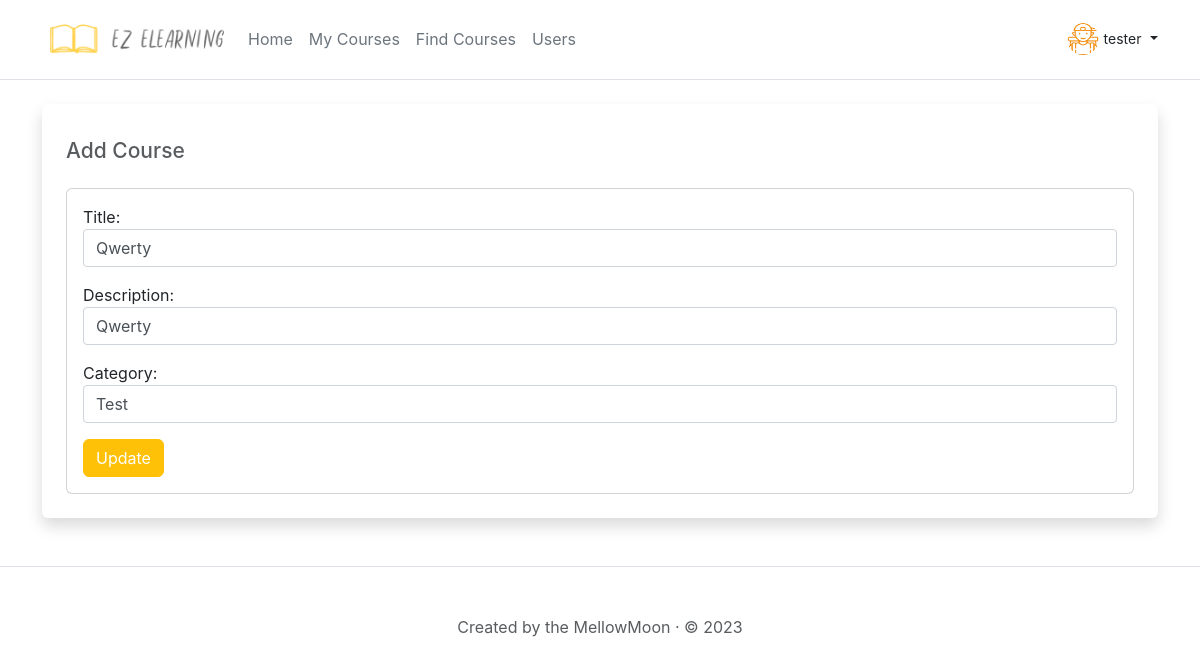
Screenshot of /course/1/update/ (signed in) with the database file from the repository.
### eLearning_api/models.py (models this page shows, shortened)
class UserProfile(models.Model):
    profile_id = models.AutoField(primary_key=True)
    created_by = models.ForeignKey(User, on_delete=models.CASCADE)
    created_date = models.DateTimeField(auto_now_add=True)
    status = models.IntegerField(choices=Status.choices(), default=Status.Active)
    dob = models.DateField(default=None, blank=True, null=True)
    occupation = models.CharField(max_length=50, blank=True)
    location = models.CharField(max_length=255, blank=True)
    profile_picture = models.ImageField(upload_to='images/', blank=True)

class Course(models.Model):
    course_id = models.AutoField(primary_key=True)
    created_date = models.DateTimeField(auto_now_add=True)
    created_by = models.ForeignKey(User, on_delete=models.CASCADE)
    modified_date = models.DateTimeField(null=True)
    status = models.IntegerField(choices=Status.choices(), default=Status.Active)
    title = models.CharField(max_length=255, blank=False)
    description = models.CharField(max_length=255, blank=True)
    category = models.CharField(max_length=255, blank=False)
    due_date = models.DateTimeField(null=True)

### eLearning_web_app/views.py (the view)
# urls.py: path("course/<int:course_id>/update/", views.update_course, name="updatecourse"),
def update_course(request, course_id=0):
    if course_id == 0:
        return render(request, 'error.html', {'type': 'permissiondenied', 'message': 'Could not find course'})
    course = Course.objects.get(course_id=course_id)
    if not course:
        return render(request, 'error.html', {'type': 'permissiondenied', 'message': 'Could not find course'})
    current_user = request.user
    if current_user != course.created_by:
        return render(request, 'error.html', {'type': 'permissiondenied', 'message': 'You do not have permission to view this page'})
    errors = False
    user_profile = UserProfile.objects.get(created_by=current_user)
    owner_user_profile = UserProfile.objects.get(created_by=current_user)
    current_is_teacher = False
    if current_user.groups.filter(name='Teacher').exists():
        current_is_teacher = True
    form = NewCourseForm()
    if request.method == 'POST':
        if request.POST['title'] == '':
            errors = True
        if request.POST['category'] == '':
            errors = True
        if not errors:
            course.title = request.POST['title']
            course.description = request.POST['description']
            course.category = request.POST['category']
            course.save()
            return HttpResponseRedirect('/course/'+str(course.course_id))
        else:
            return render(request, 'course_add_update.html', {'user': current_user, 'user_profile': user_profile,'owner_user_profile':owner_user_profile,
                                                                'current_user':current_user,'current_is_teacher':current_is_teacher,'owner_user_profile':user_profile,'current_user_profile':user_profile,'form_type':'update'})
    else:
        return render(request, 'course_add_update.html', {'form': form,'current_user':current_user,'user':current_user, 'title': course.title,
                                                          'description': course.description,'category':course.category,'due_date':course.due_date,
                                                          'current_is_teacher':current_is_teacher,'owner_user_profile':owner_user_profile,'errors':errors,
                                                          'form_type':'update','current_user_profile':user_profile})

### eLearning_web_app/forms.py
class NewCourseForm(forms.ModelForm):
    class Meta:
        model = Course
        fields = ['title', 'description', 'category','due_date']
        widgets = {
            'due_date': forms.DateTimeInput(
                attrs={'type': 'datetime-local', 'placeholder': '', 'class': 'form-control'}
            )
        }

### eLearning_web_app/templates/course_add_update.html (shortened to what this page needs)
{% extends 'base.html' %}
{% block content %}
{% if user.is_authenticated %}
<div class="my-4 p-4 bg-body rounded shadow">
  <h4></h4>  <h4><small class="text-body-secondary">Add Course</small></h4>
  <div class="col pt-3">
      <div class="card p-3">
        <form class="form-update-user-profile" method="post" enctype="multipart/form-data">
          <p>
            <label for="id_title">Title:</label>
            <input value="{{ title }}" type="text" name="title" maxlength="255" id="id_title">
          </p>
          <p>
            <label for="id_description">Description:</label>
            <input value="{{ description }}" type="text" name="description" maxlength="255" id="id_description">
          </p>
          <p>
            <label for="id_category">Category:</label>
            <input value="{{ category }}" type="text" name="category" maxlength="255" id="id_category">
          </p>
          {% if form_type == 'add' %}
          <button class="btn btn-warning" type="submit">Add</button>
          {% else %}
          <button class="btn btn-warning" type="submit">Update</button>
          {% endif %}
        </form>
  </div>
</div>
{% endif %}
{% endblock %}

### templates/base.html (shortened to what this page needs)
{% load static %}
<!DOCTYPE html>
<html lang="en" class="h-100">
  <head>
    <link
      href="https://cdn.jsdelivr.net/npm/bootstrap@5.3.0-alpha1/dist/css/bootstrap.min.css"
      rel="stylesheet"
    />
    <link rel="stylesheet" href="https://cdn.jsdelivr.net/npm/bootstrap-icons@1.10.5/font/bootstrap-icons.css">
    {% load static %}
    <link href="{% static 'css/custom.css' %}" rel="stylesheet" />
  </head>
  <body>
    <header class="p-3 mb-3 border-bottom">
      <div class="container">
        <div
          class="d-flex flex-wrap align-items-center justify-content-center justify-content-lg-start"
        >
          <a
            href="/"
            class="d-flex text-center align-items-center mb-2 mb-lg-0 text-dark text-decoration-none"
          >
            {% load static %}
            <img
              src="{% static 'images/logo.png' %}"
              alt="Logo"
              class="bi me-2"
              role="img"
              width="190px"
              aria-label="Bootstrap"
            />
          </a>
          <ul
            class="nav col-12 col-lg-auto me-lg-auto mb-2 justify-content-center mb-md-0"
          >
            {% if user.is_authenticated %}
            <li>
              <a href="/" class="nav-link px-2 link-secondary {% if page == 'home' %}active{% endif %}">Home</a>
            </li>
            <li>
              <a href="/my-courses" class="nav-link px-2 link-secondary  {% if page == 'myfriends' %}active{% endif %}">My Courses</a>
            </li>
            <li>
              <a href="/search-courses" class="nav-link px-2 link-secondary  {% if page == 'myfriends' %}active{% endif %}">Find Courses</a>
            </li>
            {% if current_is_teacher %}
            <li>
              <a href="/users" class="nav-link px-2 link-secondary  {% if page == 'myfriends' %}active{% endif %}">Users</a>
            </li>
            {% endif %}
            {% endif %}
          </ul>
          {% if user.is_authenticated %}
          <div class="dropdown text-end">
            <a
              href="#"
              class="d-block link-dark text-decoration-none dropdown-toggle"
              data-bs-toggle="dropdown"
              aria-expanded="false"
            >
              {% load static %}
              {% if current_user_profile.profile_picture %}
              <img
                alt="User"
                width="32"
                height="32"
                class="rounded-circle" src="{{current_user_profile.profile_picture.url}}" alt="">
              {% else %}
              {% load static %}
              {% endif %}
              <label style="font-size: 14px">{{ current_user.username }}</label>
            </a>
          </div>
          {% endif %}
        </div>
      </div>
    </header>
    <main class="container">
      <div class="rounded">{% block content %} {% endblock %}</div>
    </main>
    <footer class="pt-5 my-5 text-muted border-top text-center">
      Created by the MellowMoon · © 2023
    </footer>
  </body>
</html>

### static/css/custom.css (style rules this page uses)
:root { --Alice-Blue: #f0f7f9; --Sky-blue: #8ecae6; --Blue-Green: #219ebc; --Prussian-blue: #023047; --Selective-yellow: #ffb703; --UT-orange: #fb8500; --Fire-engine-red: #d62828; --Primary-theme-color:#E8352A; --Secondary-theme-color:#E8772E; --Top-Gradient: linear-gradient(0deg, var(--Alice-Blue), var(--Sky-blue), var(--Blue-Green), var(--Prussian-blue), var(--Selective-yellow), var(--UT-orange), var(--Fire-engine-red)); --Right-Gradient: linear-gradient(90deg, var(--Alice-Blue), var(--Sky-blue), var(--Blue-Green), var(--Prussian-blue), var(--Selective-yellow), var(--UT-orange), var(--Fire-engine-red)); --Bottom-Gradient: linear-gradient(180deg, var(--Alice-Blue), var(--Sky-blue), var(--Blue-Green), var(--Prussian-blue), var(--Selective-yellow), var(--UT-orange), var(--Fire-engine-red)); --Left-Gradient: linear-gradient(270deg, var(--Alice-Blue), var(--Sky-blue), var(--Blue-Green), var(--Prussian-blue), var(--Selective-yellow), var(--UT-orange), var(--Fire-engine-red)); --Top-Right-Gradient: linear-gradient(45deg, var(--Alice-Blue), var(--Sky-blue), var(--Blue-Green), var(--Prussian-blue), var(--Selective-yellow), var(--UT-orange), var(--Fire-engine-red)); --Bottom-Right-Gradient: linear-gradient(135deg, var(--Alice-Blue), var(--Sky-blue), var(--Blue-Green), var(--Prussian-blue), var(--Selective-yellow), var(--UT-orange), var(--Fire-engine-red)); --Top-Left-Gradient: linear-gradient(225deg, var(--Alice-Blue), var(--Sky-blue), var(--Blue-Green), var(--Prussian-blue), var(--Selective-yellow), var(--UT-orange), var(--Fire-engine-red)); --Bottom-Left-Gradient: linear-gradient(315deg, var(--Alice-Blue), var(--Sky-blue), var(--Blue-Green), var(--Prussian-blue), var(--Selective-yellow), var(--UT-orange), var(--Fire-engine-red)); --Radial-Gradient: radial-gradient(var(--Alice-Blue), var(--Sky-blue), var(--Blue-Green), var(--Prussian-blue), var(--Selective-yellow), var(--UT-orange), var(--Fire-engine-red)); }
body { font-family: -apple-system,BlinkMacSystemFont,"Segoe UI",Roboto,"Helvetica Neue",Arial,sans-serif,"Apple Color Emoji","Segoe UI Emoji","Segoe UI Symbol", 'Playfair Display', serif; }
.btn-warning { color:white !important; }
.form-update-user-profile input[type=text],input[type=password] { display: block; width: 100%; padding: 0.375rem 0.75rem; font-size: 1rem; font-weight: 400; line-height: 1.5; color: #495057; background-color: #fff; background-clip: padding-box; border: 1px solid #ced4da; border-radius: 0.25rem; transition: border-color .15s ease-in-out,box-shadow .15s ease-in-out; margin-bottom: 10px; }

### rows the page displays
UserProfile: profile_picture (picture)
Course: title "Qwerty", description "Qwerty", category "Test"

### other values shown
{{ current_user.username }} "tester"
